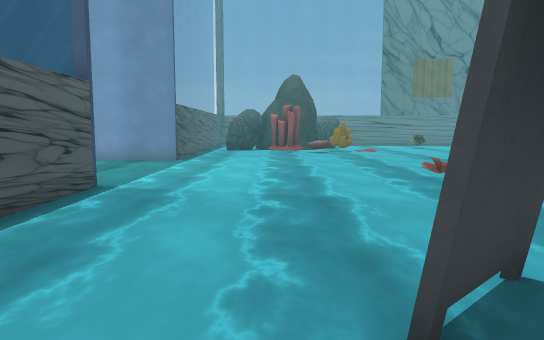
[1] (above)

23 first-person views from a walk through a scene from a Unity 3-D project. The camera is 1.3 m above the floor, tilts 6° down and sees 70° across. The floor is counted in squares, 1 m on a side. Each view is taken from the middle of a square. On the plan, view 1 faces up. The plan holds only what a view shows up to about 16 squares ahead; the rest is blank. The place goes on beyond the plan. Some animated figures are left out. Some surface patterns are stand-ins.

[2]
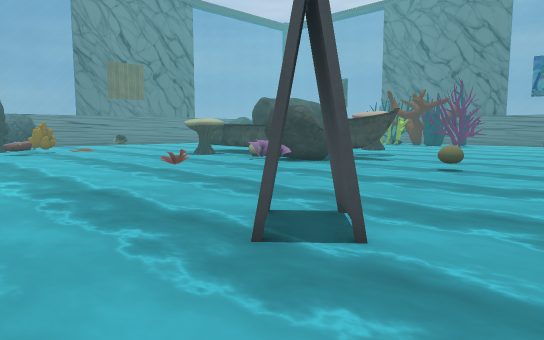

[3]
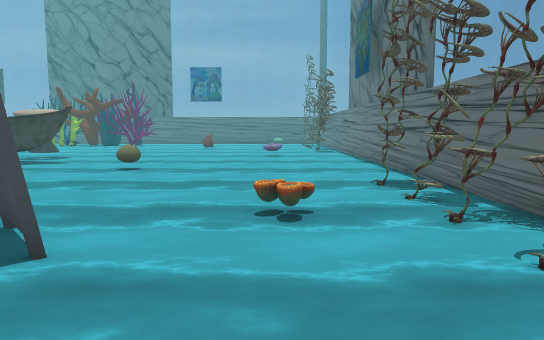

[4]
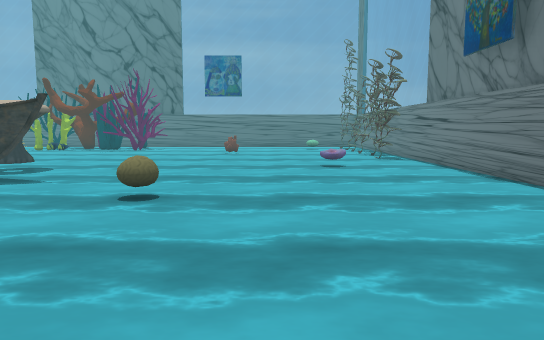

[5]
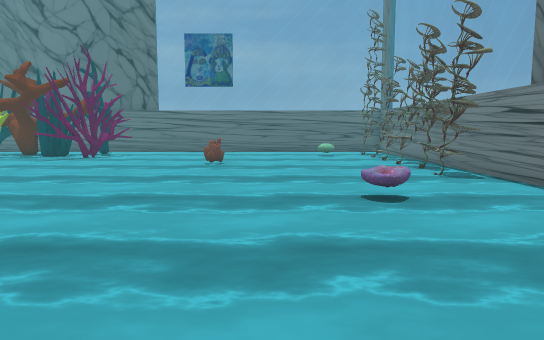

[6]
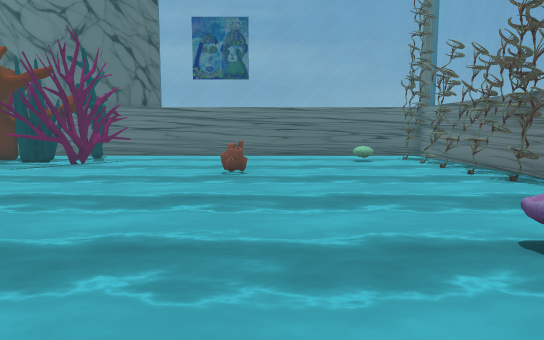

[7]
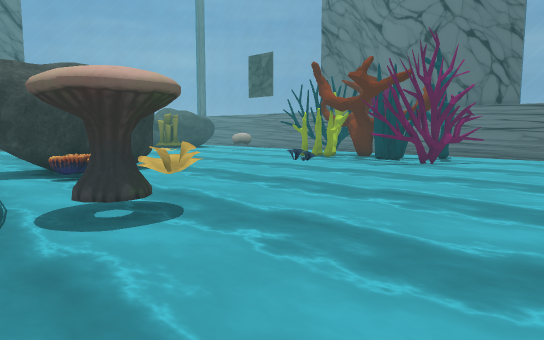

[8]
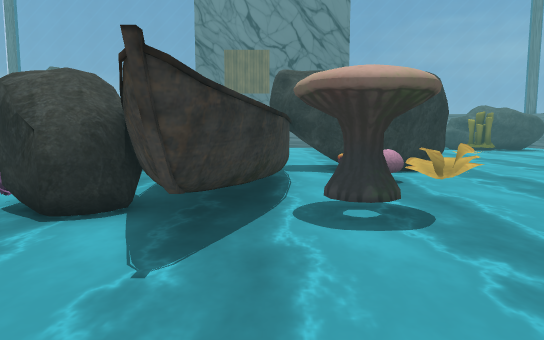

[9]
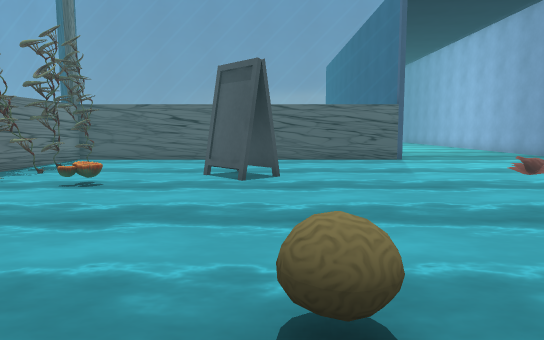

[10]
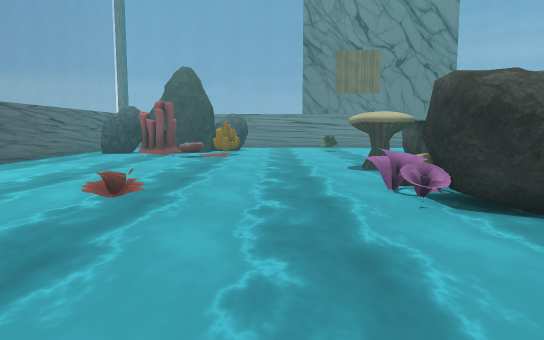

[11]
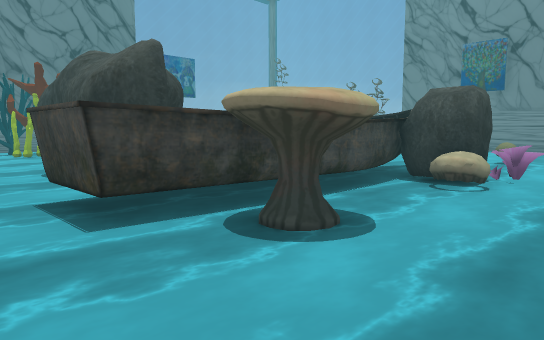

[12]
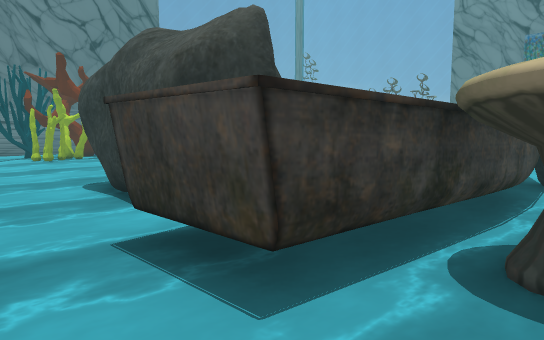

[13]
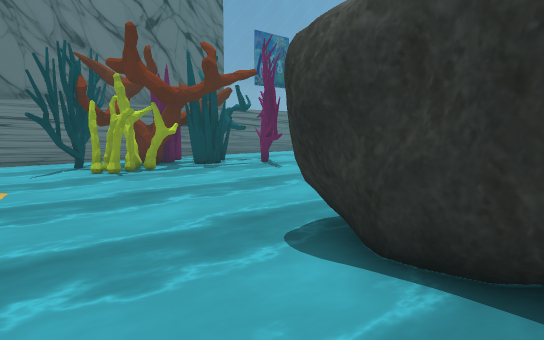

[14]
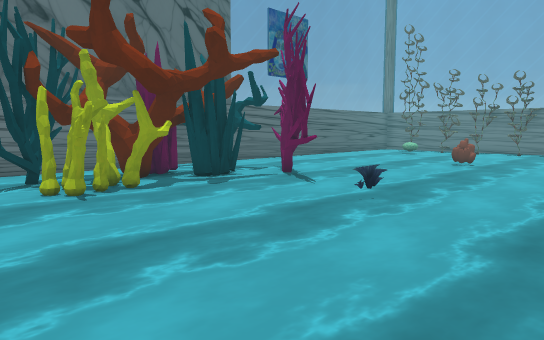

[15]
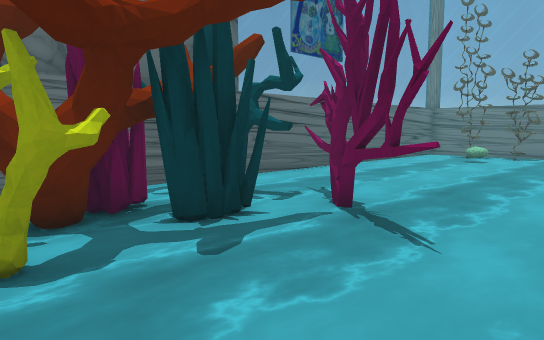

[16]
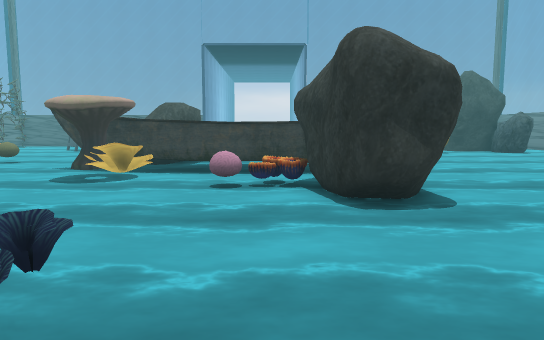

[17]
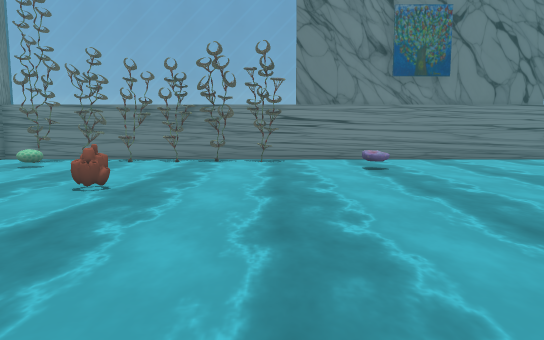

[18]
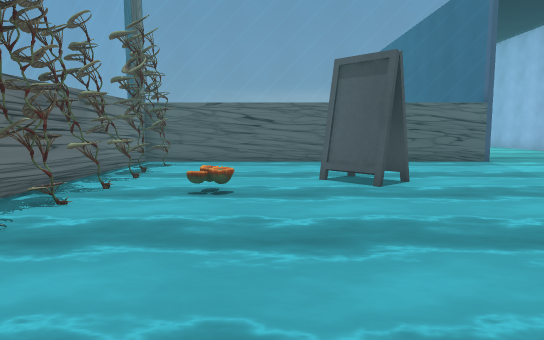

[19]
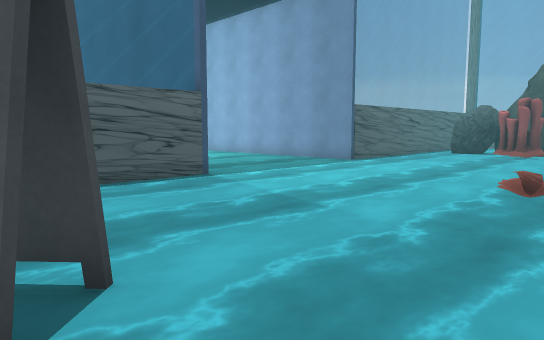

[20]
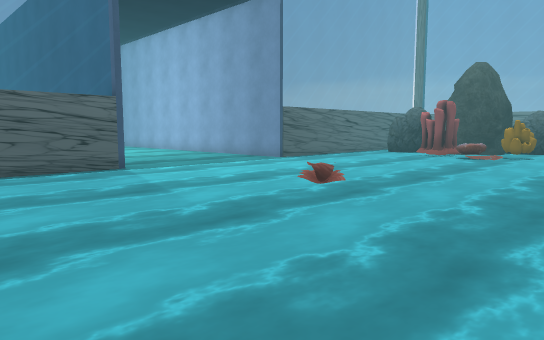

[21]
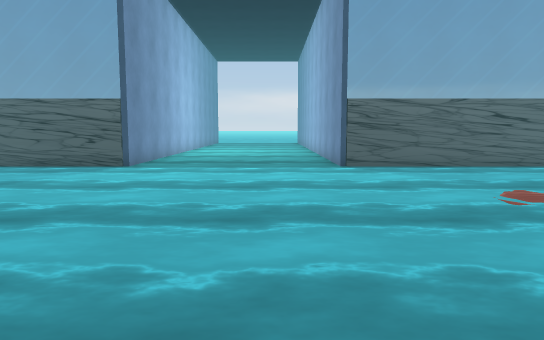

[22]
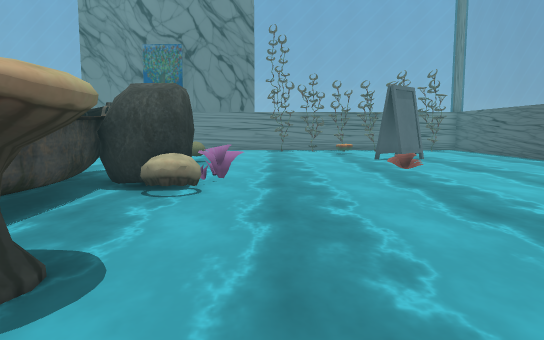

[23]
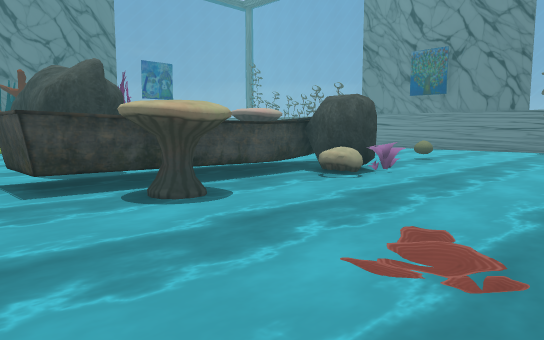

### Floor plan
Key: @ floor where view 1 was taken; # wall or solid block; x gap in a wall; . floor; = window, fence, low wall or low ledge; ~ water the walk can cross; ≈ water the walk keeps out of; ^ raised ledge; O other object.
Columns run from 7 left of view 1 to 28 right of it. Each row starts with its distance up from view 1.
 19    #~~~~~~~~~~~~~~~~~~~~ ~  .~~
 18    #~~~~~~~~~~~~~~~~~~~~~~~~.~~
 17    #~~~~~~~~~~~~~~OOO~~~~~~~~~~~~~~~
 16   ##~~~~~~~.~~~~##O OOOOOO~~~~~~~≈≈~
 15 ###≈~~~~~~~~~~~≈##O OOOOOO~~~~~~≈≈≈≈
 14 ~~~~~~~~~~~~~~~~≈≈O OOOOOO~~~~~~~###
 13 ~~~~~~~~~~~~~~~~~OO O~#=~~~~~~~~~###
 12 ~~~~~~~~~~~~~~~~~OO O~≈=~~~~~~~~~≈##
 11 ~~~~~~~~~~~~~~~~^OO O~~~~~~~≈≈~~~###
 10 ~~~~~~~~~~~~~~~=OOO O~~=~~~~~~~≈~≈≈≈
  9 ~~~~~~~~~~~≈~~~=OOOOO##≈~~~~~~~~#≈≈x
  8 ####~~~~~~~≈~~~~~OOOO##~~~~~~~~~~#≈~
  7    #~~~~~~~~~~~~~~~O~~~~~~~~~~~~~~~~
  6    #~~~~~~~~~~~~~~~O~~~~~~~~~~~~~~~~
  5    #~~~~~~~~~~~~~~~~~~~~~~~~~~~~~~~~
  4    #~~~~~~~~~~~~~≈~~~~~~~~~~~~~~~~~~
  3    #~~~~~O~~~~~~~=~~~~~~~~~~~~=~~~~~
  2    #~~~~OOO~~~~~~~~~~~~~~~~~~~~~~~~~
  1    #~~~~~O~~~~~~~~~~~~~~~~~~~~~~~~~~
  0    #~~~@~~~~~~~~~~~~~~~~~~~~~~~~~~~~
 -1    #~~~~~~≈≈~~~~~~~~~~~=~~~~~~~~~~≈~
 -2    #~~~~~~~~~~~~~~~~~~~~~~~~~~~~~~≈~
 -3    #~≈~~~≈~~~~≈~~~~~~~~~~~≈~~~≈~~~~≈
 -4    #~x~#≈##≈##≈~~~~~~~~~~~x≈#~x≈≈#≈≈
 -5    #################################

Where each view was taken, in squares from view 1:
view 1: 0 up, 0 right, facing up
view 2: 1 down, 2 left, facing up-right
view 3: 1 down, 2 left, facing right
view 4: 1 up, 3 right, facing right
view 5: 1 up, 9 right, facing right
view 6: 2 up, 12 right, facing right
view 7: 3 up, 12 right, facing up-right
view 8: 3 up, 13 right, facing up
view 9: 3 up, 12 right, facing left
view 10: 3 up, 6 right, facing up
view 11: 19 up, 6 right, facing down-right
view 12: 19 up, 9 right, facing down-right
view 13: 19 up, 15 right, facing down-right
view 14: 17 up, 18 right, facing down-right
view 15: 14 up, 22 right, facing down-right
view 16: 13 up, 24 right, facing left
view 17: 11 up, 19 right, facing down
view 18: 0 up, 11 right, facing left
view 19: 2 up, 5 right, facing up-left
view 20: 3 up, 8 right, facing up-left
view 21: 13 up, 9 right, facing left
view 22: 18 up, 7 right, facing down
view 23: 19 up, 3 right, facing down-right
